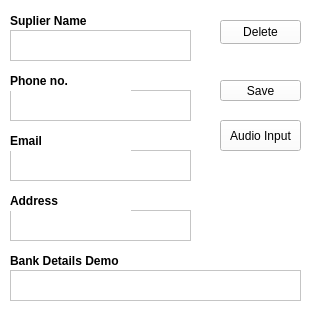
<?xml version="1.0" encoding="UTF-8"?>
<ui version="4.0">
 <class>CustomerAdd</class>
 <widget class="QWidget" name="CustomerAdd">
  <property name="geometry">
   <rect>
    <x>0</x>
    <y>0</y>
    <width>327</width>
    <height>323</height>
   </rect>
  </property>
  <property name="windowTitle">
   <string>Form</string>
  </property>
  <property name="styleSheet">
   <string notr="true">background:rgb(255, 255, 255)</string>
  </property>
  <widget class="QLabel" name="labelSuplierName">
   <property name="geometry">
    <rect>
     <x>10</x>
     <y>10</y>
     <width>121</width>
     <height>21</height>
    </rect>
   </property>
   <property name="font">
    <font>
     <bold>true</bold>
    </font>
   </property>
   <property name="text">
    <string>Suplier Name</string>
   </property>
  </widget>
  <widget class="QTextEdit" name="textEditSuplierName">
   <property name="geometry">
    <rect>
     <x>10</x>
     <y>30</y>
     <width>181</width>
     <height>31</height>
    </rect>
   </property>
  </widget>
  <widget class="QTextEdit" name="textEditPhoneNo">
   <property name="geometry">
    <rect>
     <x>10</x>
     <y>90</y>
     <width>181</width>
     <height>31</height>
    </rect>
   </property>
  </widget>
  <widget class="QLabel" name="labelPhoneNo">
   <property name="geometry">
    <rect>
     <x>10</x>
     <y>70</y>
     <width>121</width>
     <height>21</height>
    </rect>
   </property>
   <property name="font">
    <font>
     <bold>true</bold>
    </font>
   </property>
   <property name="text">
    <string>Phone no.</string>
   </property>
  </widget>
  <widget class="QTextEdit" name="textEditEmail">
   <property name="geometry">
    <rect>
     <x>10</x>
     <y>150</y>
     <width>181</width>
     <height>31</height>
    </rect>
   </property>
  </widget>
  <widget class="QLabel" name="labelEmail">
   <property name="geometry">
    <rect>
     <x>10</x>
     <y>130</y>
     <width>121</width>
     <height>21</height>
    </rect>
   </property>
   <property name="font">
    <font>
     <bold>true</bold>
    </font>
   </property>
   <property name="text">
    <string>Email</string>
   </property>
  </widget>
  <widget class="QTextEdit" name="textEditAddress">
   <property name="geometry">
    <rect>
     <x>10</x>
     <y>210</y>
     <width>181</width>
     <height>31</height>
    </rect>
   </property>
  </widget>
  <widget class="QLabel" name="labelAddress">
   <property name="geometry">
    <rect>
     <x>10</x>
     <y>190</y>
     <width>121</width>
     <height>21</height>
    </rect>
   </property>
   <property name="font">
    <font>
     <bold>true</bold>
    </font>
   </property>
   <property name="text">
    <string>Address</string>
   </property>
  </widget>
  <widget class="QPushButton" name="DeleteData">
   <property name="geometry">
    <rect>
     <x>220</x>
     <y>20</y>
     <width>81</width>
     <height>24</height>
    </rect>
   </property>
   <property name="text">
    <string>Delete</string>
   </property>
  </widget>
  <widget class="QPushButton" name="AudioInputPushButton">
   <property name="geometry">
    <rect>
     <x>220</x>
     <y>120</y>
     <width>81</width>
     <height>31</height>
    </rect>
   </property>
   <property name="text">
    <string>Audio Input</string>
   </property>
  </widget>
  <widget class="QPushButton" name="SaveData">
   <property name="geometry">
    <rect>
     <x>220</x>
     <y>80</y>
     <width>81</width>
     <height>21</height>
    </rect>
   </property>
   <property name="text">
    <string>Save</string>
   </property>
  </widget>
  <widget class="QLabel" name="labelBankDetail">
   <property name="geometry">
    <rect>
     <x>10</x>
     <y>250</y>
     <width>121</width>
     <height>21</height>
    </rect>
   </property>
   <property name="font">
    <font>
     <bold>true</bold>
    </font>
   </property>
   <property name="text">
    <string>Bank Details Demo</string>
   </property>
  </widget>
  <widget class="QTextEdit" name="textEditBankDetail">
   <property name="geometry">
    <rect>
     <x>10</x>
     <y>270</y>
     <width>291</width>
     <height>31</height>
    </rect>
   </property>
  </widget>
 </widget>
 <resources/>
 <connections/>
</ui>
